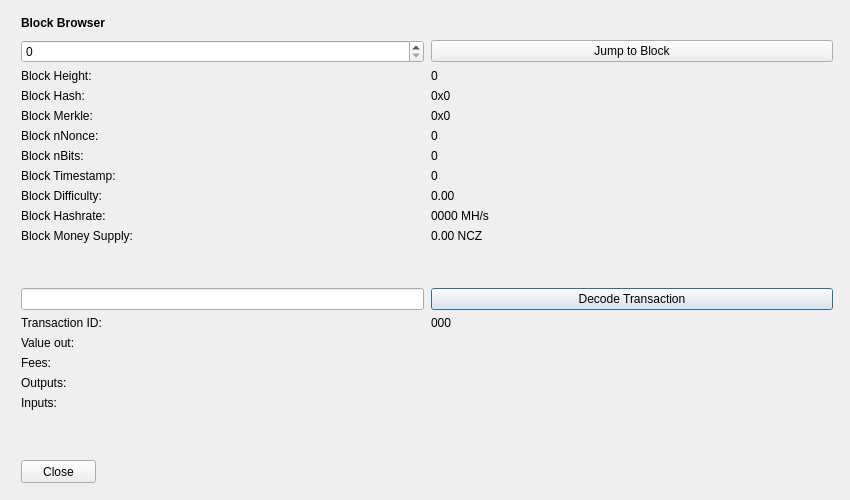
<?xml version="1.0" encoding="UTF-8"?>
<ui version="4.0">
 <class>BlockBrowser</class>
 <widget class="QDialog" name="BlockBrowser">
  <property name="windowModality">
   <enum>Qt::NonModal</enum>
  </property>
  <property name="enabled">
   <bool>true</bool>
  </property>
  <property name="geometry">
   <rect>
    <x>0</x>
    <y>0</y>
    <width>850</width>
    <height>500</height>
   </rect>
  </property>
  <property name="sizePolicy">
   <sizepolicy hsizetype="Preferred" vsizetype="Preferred">
    <horstretch>0</horstretch>
    <verstretch>0</verstretch>
   </sizepolicy>
  </property>
  <property name="minimumSize">
   <size>
    <width>0</width>
    <height>0</height>
   </size>
  </property>
  <property name="acceptDrops">
   <bool>false</bool>
  </property>
  <property name="windowTitle">
   <string>Block Browser</string>
  </property>
  <layout class="QGridLayout">
   <property name="sizeConstraint">
    <enum>QLayout::SetMaximumSize</enum>
   </property>
   <property name="leftMargin">
    <number>21</number>
   </property>
   <property name="topMargin">
    <number>10</number>
   </property>
   <property name="rightMargin">
    <number>10</number>
   </property>
   <item row="1" column="0">
    <widget class="QWidget" name="widget" native="true">
     <widget class="QWidget" name="layoutWidgetBE1">
      <property name="geometry">
       <rect>
        <x>0</x>
        <y>0</y>
        <width>822</width>
        <height>27</height>
       </rect>
      </property>
      <layout class="QHBoxLayout" name="horizontalLayoutBE">
       <property name="spacing">
        <number>7</number>
       </property>
       <item>
        <widget class="QLabel" name="labelBlockExplorer">
         <property name="sizePolicy">
          <sizepolicy hsizetype="Preferred" vsizetype="Maximum">
           <horstretch>0</horstretch>
           <verstretch>0</verstretch>
          </sizepolicy>
         </property>
         <property name="font">
          <font>
           <weight>75</weight>
           <bold>true</bold>
          </font>
         </property>
         <property name="styleSheet">
          <string notr="true">font-weight:bold;</string>
         </property>
         <property name="text">
          <string>Block Browser</string>
         </property>
        </widget>
       </item>
       <item>
        <spacer name="horizontalSpacerBE">
         <property name="orientation">
          <enum>Qt::Horizontal</enum>
         </property>
         <property name="sizeHint" stdset="0">
          <size>
           <width>40</width>
           <height>20</height>
          </size>
         </property>
        </spacer>
       </item>
      </layout>
     </widget>
     <widget class="QWidget" name="layoutWidgetBE2">
      <property name="geometry">
       <rect>
        <x>0</x>
        <y>30</y>
        <width>812</width>
        <height>410</height>
       </rect>
      </property>
      <layout class="QGridLayout" name="gridLayoutBE" rowstretch="0,0,0,0,0,0,0,0,0,0,0,0,0,0,0,0,0,0,0,0" columnstretch="0,0">
       <property name="sizeConstraint">
        <enum>QLayout::SetDefaultConstraint</enum>
       </property>
       <property name="horizontalSpacing">
        <number>7</number>
       </property>
       <item row="8" column="0">
        <widget class="QLabel" name="timeLabel">
         <property name="text">
          <string>Block Timestamp:</string>
         </property>
        </widget>
       </item>
       <item row="6" column="1">
        <widget class="QLabel" name="nonceBox">
         <property name="text">
          <string>0</string>
         </property>
         <property name="textInteractionFlags">
          <set>Qt::LinksAccessibleByMouse|Qt::TextSelectableByMouse</set>
         </property>
        </widget>
       </item>
       <item row="4" column="1">
        <widget class="QLabel" name="hashBox">
         <property name="enabled">
          <bool>true</bool>
         </property>
         <property name="sizePolicy">
          <sizepolicy hsizetype="Preferred" vsizetype="Preferred">
           <horstretch>0</horstretch>
           <verstretch>0</verstretch>
          </sizepolicy>
         </property>
         <property name="minimumSize">
          <size>
           <width>0</width>
           <height>0</height>
          </size>
         </property>
         <property name="text">
          <string>0x0</string>
         </property>
         <property name="textInteractionFlags">
          <set>Qt::LinksAccessibleByMouse|Qt::TextSelectableByMouse</set>
         </property>
        </widget>
       </item>
       <item row="6" column="0">
        <widget class="QLabel" name="nonceLabel">
         <property name="text">
          <string>Block nNonce:</string>
         </property>
        </widget>
       </item>
       <item row="13" column="0">
        <widget class="QLineEdit" name="txBox">
         <property name="sizePolicy">
          <sizepolicy hsizetype="Preferred" vsizetype="Fixed">
           <horstretch>0</horstretch>
           <verstretch>0</verstretch>
          </sizepolicy>
         </property>
         <property name="inputMask">
          <string comment="Transaction id" extracomment="Transaction id"/>
         </property>
        </widget>
       </item>
       <item row="12" column="0">
        <spacer name="verticalSpacer_2">
         <property name="orientation">
          <enum>Qt::Vertical</enum>
         </property>
         <property name="sizeHint" stdset="0">
          <size>
           <width>20</width>
           <height>20</height>
          </size>
         </property>
        </spacer>
       </item>
       <item row="13" column="1">
        <widget class="QPushButton" name="txButton">
         <property name="text">
          <string>Decode Transaction</string>
         </property>
        </widget>
       </item>
       <item row="15" column="0">
        <widget class="QLabel" name="valueLabel">
         <property name="text">
          <string>Value out:</string>
         </property>
        </widget>
       </item>
       <item row="19" column="0">
        <spacer name="verticalSpacer">
         <property name="orientation">
          <enum>Qt::Vertical</enum>
         </property>
         <property name="sizeHint" stdset="0">
          <size>
           <width>20</width>
           <height>40</height>
          </size>
         </property>
        </spacer>
       </item>
       <item row="10" column="1">
        <widget class="QLabel" name="hashRateBox">
         <property name="text">
          <string>0000 MH/s</string>
         </property>
         <property name="textInteractionFlags">
          <set>Qt::LinksAccessibleByMouse|Qt::TextSelectableByMouse</set>
         </property>
        </widget>
       </item>
       <item row="14" column="0">
        <widget class="QLabel" name="txLabel">
         <property name="text">
          <string>Transaction ID:</string>
         </property>
        </widget>
       </item>
       <item row="18" column="0">
        <widget class="QLabel" name="inputLabel">
         <property name="text">
          <string>Inputs:</string>
         </property>
         <property name="alignment">
          <set>Qt::AlignLeading|Qt::AlignLeft|Qt::AlignTop</set>
         </property>
        </widget>
       </item>
       <item row="7" column="1">
        <widget class="QLabel" name="bitsBox">
         <property name="text">
          <string>0</string>
         </property>
         <property name="textInteractionFlags">
          <set>Qt::LinksAccessibleByMouse|Qt::TextSelectableByMouse</set>
         </property>
        </widget>
       </item>
       <item row="16" column="1">
        <widget class="QLabel" name="feesBox">
         <property name="text">
          <string/>
         </property>
         <property name="textInteractionFlags">
          <set>Qt::LinksAccessibleByMouse|Qt::TextSelectableByMouse</set>
         </property>
        </widget>
       </item>
       <item row="5" column="1">
        <widget class="QLabel" name="merkleBox">
         <property name="minimumSize">
          <size>
           <width>187</width>
           <height>0</height>
          </size>
         </property>
         <property name="text">
          <string>0x0</string>
         </property>
         <property name="textInteractionFlags">
          <set>Qt::LinksAccessibleByMouse|Qt::TextSelectableByMouse</set>
         </property>
        </widget>
       </item>
       <item row="4" column="0">
        <widget class="QLabel" name="hashLabel">
         <property name="text">
          <string>Block Hash:</string>
         </property>
        </widget>
       </item>
       <item row="8" column="1">
        <widget class="QLabel" name="timeBox">
         <property name="text">
          <string>0</string>
         </property>
         <property name="textInteractionFlags">
          <set>Qt::LinksAccessibleByMouse|Qt::TextSelectableByMouse</set>
         </property>
        </widget>
       </item>
       <item row="18" column="1">
        <widget class="QLabel" name="inputBox">
         <property name="text">
          <string/>
         </property>
         <property name="alignment">
          <set>Qt::AlignLeading|Qt::AlignLeft|Qt::AlignTop</set>
         </property>
         <property name="textInteractionFlags">
          <set>Qt::LinksAccessibleByMouse|Qt::TextSelectableByMouse</set>
         </property>
        </widget>
       </item>
       <item row="3" column="1">
        <widget class="QLabel" name="heightLabelBE1">
         <property name="text">
          <string>0</string>
         </property>
         <property name="textInteractionFlags">
          <set>Qt::LinksAccessibleByMouse|Qt::TextSelectableByMouse</set>
         </property>
        </widget>
       </item>
       <item row="9" column="0">
        <widget class="QLabel" name="diffLabel">
         <property name="text">
          <string>Block Difficulty:</string>
         </property>
        </widget>
       </item>
       <item row="1" column="0">
        <widget class="QSpinBox" name="heightBox">
         <property name="sizePolicy">
          <sizepolicy hsizetype="Preferred" vsizetype="Fixed">
           <horstretch>0</horstretch>
           <verstretch>0</verstretch>
          </sizepolicy>
         </property>
         <property name="maximum">
          <number>99999999</number>
         </property>
        </widget>
       </item>
       <item row="17" column="0">
        <widget class="QLabel" name="outputLabel">
         <property name="text">
          <string>Outputs:</string>
         </property>
         <property name="alignment">
          <set>Qt::AlignLeading|Qt::AlignLeft|Qt::AlignTop</set>
         </property>
        </widget>
       </item>
       <item row="17" column="1">
        <widget class="QLabel" name="outputBox">
         <property name="text">
          <string/>
         </property>
         <property name="alignment">
          <set>Qt::AlignLeading|Qt::AlignLeft|Qt::AlignTop</set>
         </property>
         <property name="textInteractionFlags">
          <set>Qt::LinksAccessibleByMouse|Qt::TextSelectableByMouse</set>
         </property>
        </widget>
       </item>
       <item row="16" column="0">
        <widget class="QLabel" name="feesLabel">
         <property name="text">
          <string>Fees:</string>
         </property>
        </widget>
       </item>
       <item row="15" column="1">
        <widget class="QLabel" name="valueBox">
         <property name="text">
          <string/>
         </property>
         <property name="textInteractionFlags">
          <set>Qt::LinksAccessibleByMouse|Qt::TextSelectableByMouse</set>
         </property>
        </widget>
       </item>
       <item row="1" column="1">
        <widget class="QPushButton" name="blockButton">
         <property name="text">
          <string>Jump to Block</string>
         </property>
        </widget>
       </item>
       <item row="3" column="0">
        <widget class="QLabel" name="heightLabelBE2">
         <property name="text">
          <string>Block Height:</string>
         </property>
        </widget>
       </item>
       <item row="9" column="1">
        <widget class="QLabel" name="diffBox">
         <property name="text">
          <string>0.00</string>
         </property>
         <property name="textInteractionFlags">
          <set>Qt::LinksAccessibleByMouse|Qt::TextSelectableByMouse</set>
         </property>
        </widget>
       </item>
       <item row="7" column="0">
        <widget class="QLabel" name="bitsLabel">
         <property name="text">
          <string>Block nBits:</string>
         </property>
        </widget>
       </item>
       <item row="5" column="0">
        <widget class="QLabel" name="merkleLabel">
         <property name="text">
          <string>Block Merkle:</string>
         </property>
        </widget>
       </item>
       <item row="14" column="1">
        <widget class="QLabel" name="txID">
         <property name="text">
          <string>000</string>
         </property>
         <property name="textInteractionFlags">
          <set>Qt::LinksAccessibleByMouse|Qt::TextSelectableByMouse</set>
         </property>
        </widget>
       </item>
       <item row="10" column="0">
        <widget class="QLabel" name="hashRateLabel">
         <property name="text">
          <string>Block Hashrate:</string>
         </property>
        </widget>
       </item>
       <item row="11" column="0">
        <widget class="QLabel" name="moneySupplyLabel">
         <property name="text">
          <string>Block Money Supply:</string>
         </property>
        </widget>
       </item>
       <item row="11" column="1">
        <widget class="QLabel" name="moneySupplyBox">
         <property name="text">
          <string>0.00 NCZ</string>
         </property>
         <property name="textInteractionFlags">
          <set>Qt::LinksAccessibleByMouse|Qt::TextSelectableByMouse</set>
         </property>
        </widget>
       </item>
      </layout>
     </widget>
     <widget class="QPushButton" name="closeButton">
      <property name="geometry">
       <rect>
        <x>0</x>
        <y>450</y>
        <width>75</width>
        <height>23</height>
       </rect>
      </property>
      <property name="text">
       <string>Close</string>
      </property>
     </widget>
    </widget>
   </item>
  </layout>
 </widget>
 <resources/>
 <connections/>
</ui>
